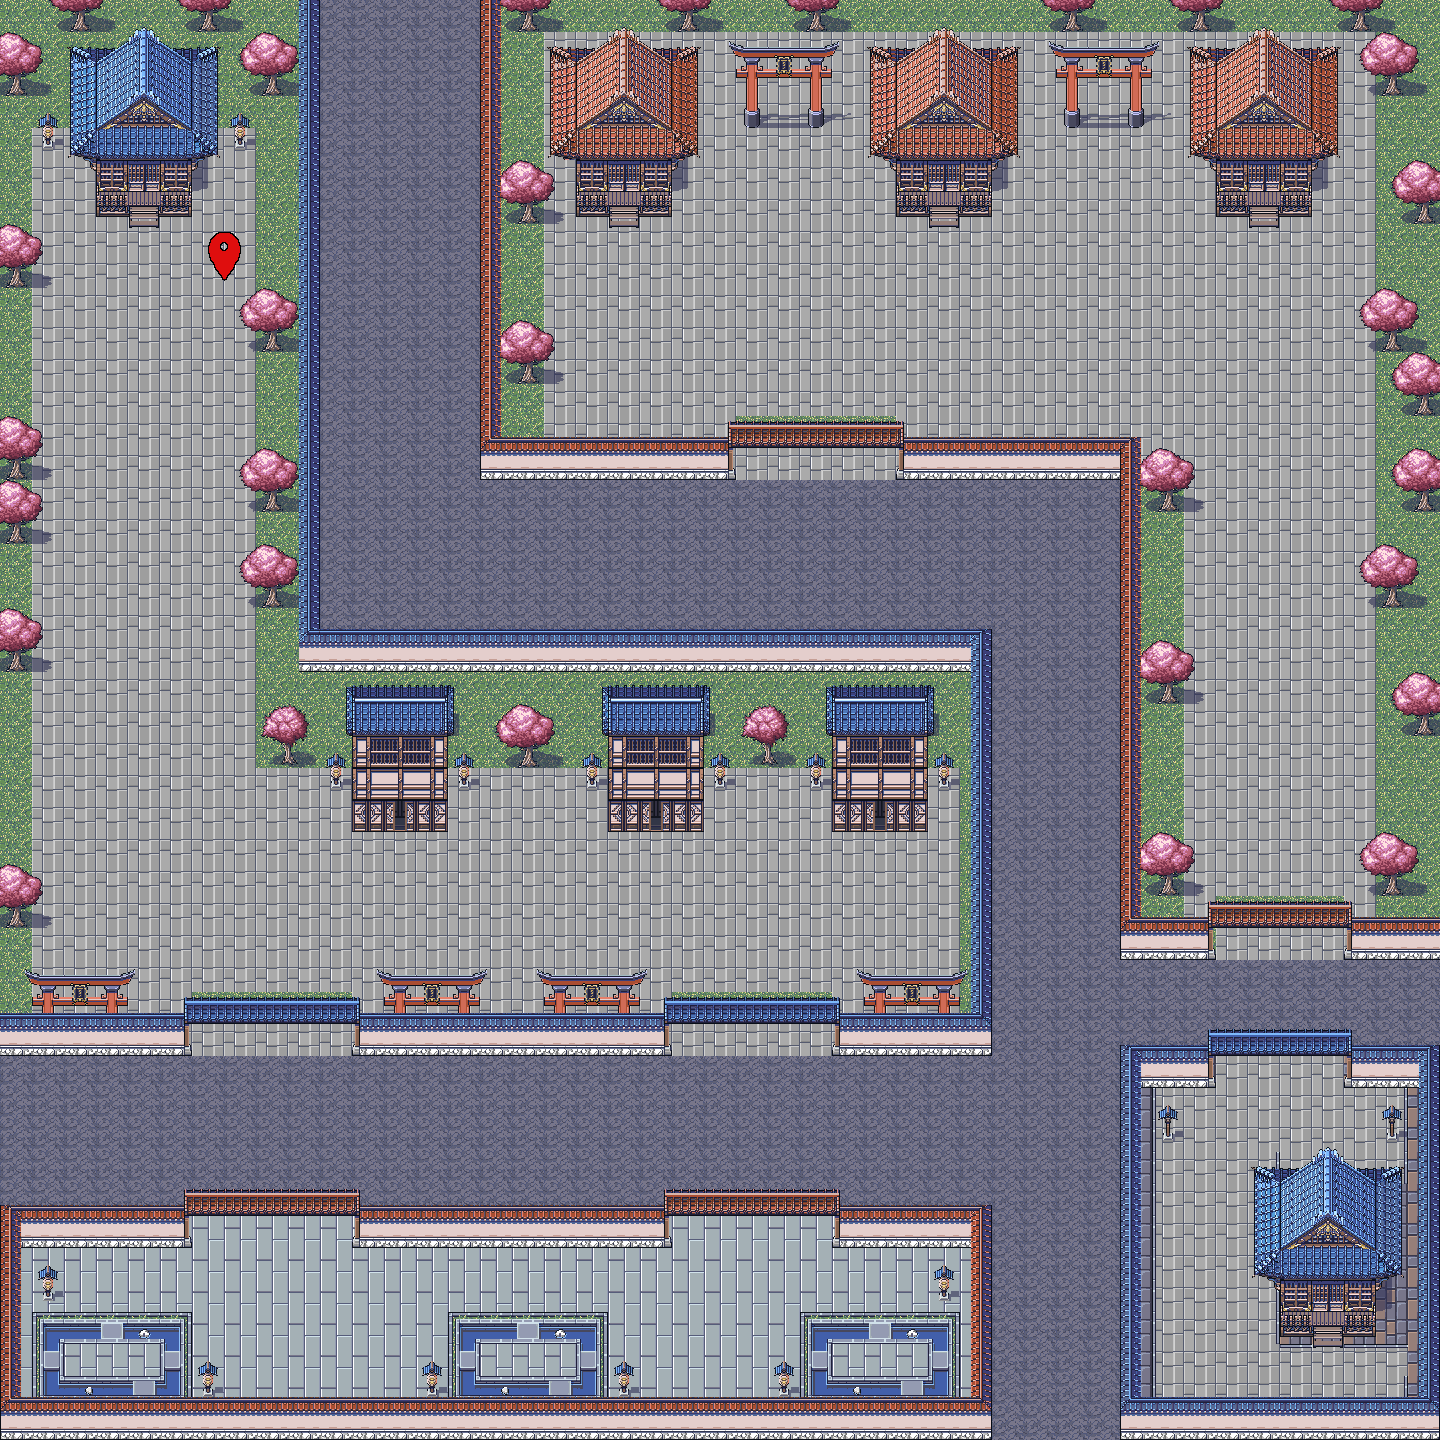

Below is a game level as drawn by its tile map, then a one-line description and the .tmx that defines it (tile-layer data replaced by summaries):
An orthogonal 45x45 tile map with 32x32 px tiles, 5 tile layers (jpgroundLayer, jpwalkLayer, jpteleportLayer, jpbuildjectLayer, ...), 3 tilesets and 1 object (jpstart).

<map version="1.9" tiledversion="1.9.2" orientation="orthogonal" renderorder="right-down" width="45" height="45" tilewidth="32" tileheight="32" infinite="0" nextlayerid="8" nextobjectid="7">
 <editorsettings>
  <export target="japanMap2.tmj" format="json" />
 </editorsettings>
 <tileset firstgid="1" name="japan" tilewidth="32" tileheight="32" tilecount="2592" columns="96">
  <image source="RuralJapan_Shadows_32x 32.png" width="3072" height="864" />
 </tileset>
 <tileset firstgid="2593" name="teleport" tilewidth="32" tileheight="32" tilecount="4" columns="2">
  <image source="teleport-point.png" width="64" height="64" />
 </tileset>
 <tileset firstgid="2597" name="city" tilewidth="32" tileheight="32" tilecount="896" columns="56">
  <image source="City-01.png" width="1792" height="512" />
 </tileset>
 <layer id="1" name="jpgroundLayer" width="45" height="45">
  <data>[2025 cells, 2025 non-empty, 8 distinct tile ids]</data>
 </layer>
 <layer id="4" name="jpwalkLayer" width="45" height="45">
  <data>[2025 cells, 846 non-empty, 3 distinct tile ids]</data>
 </layer>
 <layer id="7" name="jpteleportLayer" width="45" height="45">
  <data>[2025 cells, 4 non-empty, 4 distinct tile ids]</data>
 </layer>
 <layer id="2" name="jpbuildjectLayer" width="45" height="45">
  <data>[2025 cells, 525 non-empty, 113 distinct tile ids]</data>
 </layer>
 <layer id="3" name="jpwallLayer" width="45" height="45">
  <data>[2025 cells, 347 non-empty, 35 distinct tile ids]</data>
 </layer>
 <objectgroup id="6" name="jpobjectLayer">
  <object id="5" name="jpstart" x="220" y="284">
   <point />
  </object>
 </objectgroup>
</map>